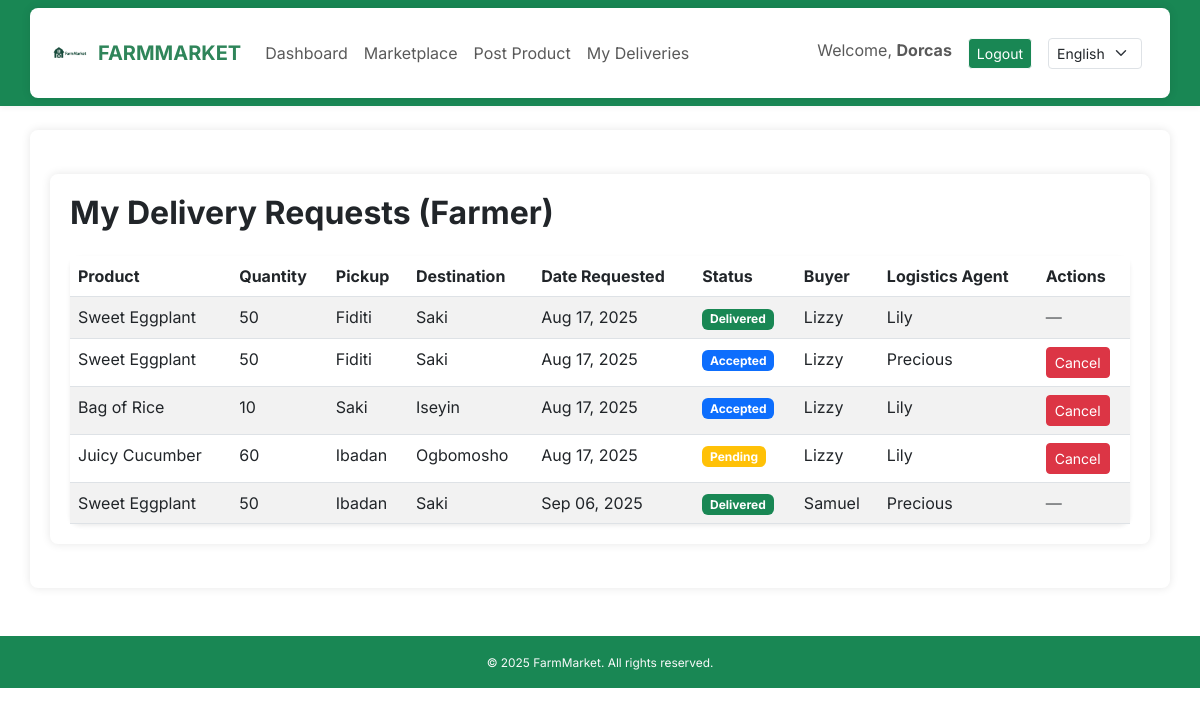
The page /delivery/my/ (signed in) on the database its author committed.
### core/models.py (models this page shows, shortened)
class DeliveryRequest(models.Model):
    STATUS_CHOICES = [
        ('pending', 'Pending'),
        ('accepted', 'Accepted'),
        ('in_transit', 'In Transit'),
        ('delivered', 'Delivered'),
        ('cancelled', 'Cancelled'),
    ]
    product = models.ForeignKey(Product, on_delete=models.CASCADE)
    buyer = models.ForeignKey(User, on_delete=models.SET_NULL, null=True, blank=True, related_name="buyer_delivery_requests")
    farmer = models.ForeignKey(User, on_delete=models.CASCADE, related_name="farmer_delivery_requests")
    logistics_agent = models.ForeignKey(User, on_delete=models.SET_NULL, null=True, blank=True, related_name='deliveries_handled')
    pickup_location = models.CharField(max_length=100)
    destination = models.CharField(max_length=100)
    status = models.CharField(max_length=20, choices=STATUS_CHOICES, default='pending')
    requested_for_group = models.BooleanField(default=False)
    date_requested = models.DateTimeField(auto_now_add=True)

class Product(models.Model):
    farmer = models.ForeignKey(User, on_delete=models.CASCADE)
    title = models.CharField(_("Title"), max_length=100)
    description = models.TextField(_("Description"))
    price = models.DecimalField(max_digits=10, decimal_places=2)
    quantity = models.PositiveIntegerField()
    city = models.CharField(max_length=100)
    state = models.CharField(max_length=100, default="Oyo State")
    category = models.CharField(max_length=20, choices=CROP_CHOICES, default='Tomato')
    image = models.ImageField(upload_to='product_images/', blank=True, null=True)
    date_posted = models.DateTimeField(auto_now_add=True)

### core/views.py (the view)
# urls.py: path('delivery/my/', views.my_delivery_requests, name='my_deliveries'),
@login_required
def my_delivery_requests(request):
    role = request.user.profile.role
    if role == 'farmer':
        deliveries = DeliveryRequest.objects.filter(farmer=request.user)
        title = "My Delivery Requests (Farmer)"
    elif role == 'buyer':
        deliveries = DeliveryRequest.objects.filter(buyer=request.user)
        title = "My Deliveries (Buyer)"
    elif role == 'logistics':
        deliveries = DeliveryRequest.objects.all()  # logistics sees all
        title = "All Deliveries (Logistics)"
    else:
        messages.error(request, "You do not have access to deliveries.")
        return redirect('home')
    return render(request, 'core/my_deliveries.html', {
        'deliveries': deliveries,
        'title': title,
        'role': role
    })

### core/context_processors.py (called while the page is built)
def language_code(request):
    return {
        'LANGUAGE_CODE': translation.get_language()
    }

### core/templates/core/my_deliveries.html (shortened to what this page needs)
{% extends 'core/base.html' %}
{% load i18n %}
{% block content %}
<div class="container my-4">
    <h2 class="mb-4 fw-bold">{% trans title %}</h2>
    <div class="card shadow-sm">
        <div class="card-body p-0">
            <div class="table-responsive">
                <table class="table table-striped mb-0">
                    <thead class="thead-dark">
                        <tr>
                            <th>{% trans "Product" %}</th>
                            <th>{% trans "Quantity" %}</th>
                            <th>{% trans "Pickup" %}</th>
                            <th>{% trans "Destination" %}</th>
                            <th>{% trans "Date Requested" %}</th>
                            <th>{% trans "Status" %}</th>
                            <th>
                                {% if role == 'farmer' %}
                                    {% trans "Buyer" %}
                                {% elif role == 'buyer' %}
                                    {% trans "Farmer" %}
                                {% else %}
                                    {% trans "Farmer / Buyer" %}
                                {% endif %}
                            </th>
                            <th>{% trans "Logistics Agent" %}</th>
                            <th>{% trans "Actions" %}</th>
                        </tr>
                    </thead>
                    <tbody>
                        {% for delivery in deliveries %}
                        <tr>
                            <td>{{ delivery.product.title }}</td>
                            <td>{{ delivery.product.quantity }}</td>
                            <td>{{ delivery.pickup_location }}</td>
                            <td>{{ delivery.destination }}</td>
                            <td>{{ delivery.date_requested|date:"M d, Y" }}</td>
                            <td>
                                <span class="badge
                                    {% if delivery.status == 'pending' %}bg-warning
                                    {% elif delivery.status == 'accepted' %}bg-primary
                                    {% elif delivery.status == 'in_transit' %}bg-info
                                    {% elif delivery.status == 'delivered' %}bg-success
                                    {% elif delivery.status == 'cancelled' %}bg-danger
                                    {% else %}bg-secondary
                                    {% endif %}">
                                    {{ delivery.status|capfirst }}
                                </span>
                            </td>
                            <td>
                                {% if role == 'farmer' %}
                                    {% if delivery.buyer %}
                                      {{ delivery.buyer.username }}
                                    {% else %}
                                        {% trans "Not Assigned" %}
                                    {% endif %}
                                {% elif role == 'buyer' %}
                                    {% if delivery.farmer %}
                                      {{ delivery.farmer.username }}
                                    {% else %}
                                        {% trans "Not Assigned" %}
                                    {% endif %}
                                {% endif %}
                            </td>
                            <td>
                                {% if delivery.logistics_agent %}
                                    {{ delivery.logistics_agent.username }}
                                {% else %}
                                    <span class="text-muted">{% trans "Not Assigned" %}</span>
                                {% endif %}
                            </td>
                            <td>
                                {% if role == 'farmer' and delivery.farmer == request.user and delivery.status != 'delivered' and delivery.status != 'cancelled' %}
                                    <a href="{% url 'update_delivery_status' delivery.id 'cancelled' %}" class="btn btn-sm btn-danger">{% trans "Cancel" %}</a>
                                {% elif role == 'buyer' and delivery.buyer == request.user and delivery.status != 'delivered' and delivery.status != 'cancelled' %}
                                    <a href="{% url 'update_delivery_status' delivery.id 'cancelled' %}" class="btn btn-sm btn-danger">{% trans "Cancel" %}</a>
                                {% else %}
                                    <span class="text-muted">—</span>
                                {% endif %}
                            </td>
                        </tr>
                        {% empty %}
                        <tr>
                            <td colspan="7" class="text-center text-muted">{% trans "You haven't made any delivery requests yet." %}</td>
                        </tr>
                        {% endfor %}
                    </tbody>
                </table>
            </div>
        </div>
    </div>
</div>
{% endblock %}

### core/templates/core/base.html (shortened to what this page needs)
{% load static %}
{% load i18n %}
<!DOCTYPE html>
<html lang="en">
<head>
  <link href="https://cdn.jsdelivr.net/npm/bootstrap@5.3.0/dist/css/bootstrap.min.css" rel="stylesheet" />
  <link rel="stylesheet" href="https://cdn.jsdelivr.net/npm/bootstrap-icons@1.11.3/font/bootstrap-icons.css">
  <link rel="stylesheet" href="{% static 'core/styles.css' %}" />
</head>
<body>
<header>
<nav class="navbar navbar-expand-lg custom-green">
    <div class="container">
        <a class="navbar-brand fw-bold d-flex align-items-center" href="{% url 'home' %}">
            <img src="{% static 'core/images/logo.png' %}" alt="Logo" width="40" height="40" class="me-2">
            <span class="fw-bold">FARMMARKET</span>
        </a>
        <div class="collapse navbar-collapse" id="navbarNav">
            <ul class="navbar-nav me-auto">
                {% if user.is_authenticated %}
                    {% if user.profile.role == 'logistics' %}
                        <li class="nav-item"><a class="nav-link" href="{% url 'logistics_dashboard' %}">{% trans "Dashboard" %}</a></li>
                        <li class="nav-item"><a class="nav-link" href="{% url 'my_deliveries' %}">{% trans "My Deliveries" %}</a></li>
                        <li class="nav-item"><a class="nav-link" href="{% url 'pending_deliveries' %}">{% trans "Pending Deliveries" %}</a></li>
                        <li class="nav-item"><a class="nav-link" href="{% url 'inbox' %}">{% trans "Messages" %}</a></li>
                    {% elif user.profile.role == 'farmer' %}
                        <li class="nav-item"><a class="nav-link" href="{% url 'farmer_dashboard' %}">{% trans "Dashboard" %}</a></li>
                        <li class="nav-item"><a class="nav-link" href="{% url 'product_list' %}">{% trans "Marketplace" %}</a></li>
                        <li class="nav-item"><a class="nav-link" href="{% url 'product_create' %}">{% trans "Post Product" %}</a></li>
                        <li class="nav-item"><a class="nav-link" href="{% url 'my_deliveries' %}">{% trans "My Deliveries" %}</a></li>
                    {% else %}
                        <li class="nav-item"><a class="nav-link" href="{% url 'home' %}">{% trans "Home" %}</a></li>
                    {% endif %}
                {% else %}
                    <li class="nav-item"><a class="nav-link" href="{% url 'login' %}">{% trans "Login" %}</a></li>
                    <li class="nav-item"><a class="nav-link" href="{% url 'register' %}">{% trans "Register" %}</a></li>
                {% endif %}
            </ul>
            {% if user.is_authenticated %}
                <ul class="navbar-nav">
                    <li class="nav-item me-3">
                        <span class="navbar-text">
                            {% trans "Welcome" %}, <strong>{{ user.username }}</strong>
                        </span>
                    </li>
                    <li class="nav-item">
                        <a class="btn btn-success btn-sm border-light" href="{% url 'logout' %}">{% trans "Logout" %}</a>
                    </li>
                </ul>
            {% endif %}
            <form action="{% url 'set_language' %}" method="post" class="d-flex align-items-center ms-3">
                <select name="language" class="form-select form-select-sm me-2" onchange="this.form.submit()">
                    <option value="en" {% if LANGUAGE_CODE == 'en' %}selected{% endif %}>English</option>
                </select>
            </form>
        </div>
    </div>
</nav>
</header>
  <main class="container mt-4">
    {% block content %}{% endblock %}
  </main>
  <footer class="text-center mt-5 mb-3 text-light custom-green p-3">
    <small>&copy; 2025 FarmMarket. {% trans "All rights reserved." %}</small>
</footer>
</body>
</html>

### static/core/styles.css (style rules this page uses)
body { background-color: white; font-family: 'Inter', sans-serif; }
.custom-green { background-color: #198754; }
.navbar-brand { font-weight: bold; color: #2c3e50 !important; }
.navbar { box-shadow: 0 2px 6px rgba(0,0,0,0.05); }
.navbar-brand span { font-weight: 700; color: #2f855a; }
.container { background-color: #fff; padding: 20px; border-radius: 8px; box-shadow: 0 0 10px rgba(0,0,0,0.1); }
.card { border: none; border-radius: 10px; transition: transform 0.2s ease-in-out; }
footer.custom-green { font-size: 0.85rem; color: #fff; }

### rows shown on the page
DeliveryRequest: product "Sweet Eggplant", product.quantity "50", pickup_location "Fiditi", destination "Saki", date_requested "Aug 17, 2025", status "Delivered", buyer.username "Lizzy", logistics_agent.username "Lily"
DeliveryRequest: product "Sweet Eggplant", product.quantity "50", pickup_location "Fiditi", destination "Saki", date_requested "Aug 17, 2025", status "Accepted", buyer.username "Lizzy", logistics_agent.username "Precious"
DeliveryRequest: product "Bag of Rice", product.quantity "10", pickup_location "Saki", destination "Iseyin", date_requested "Aug 17, 2025", status "Accepted", buyer.username "Lizzy", logistics_agent.username "Lily"
DeliveryRequest: product "Juicy Cucumber", product.quantity "60", pickup_location "Ibadan", destination "Ogbomosho", date_requested "Aug 17, 2025", status "Pending", buyer.username "Lizzy", logistics_agent.username "Lily"
DeliveryRequest: product "Sweet Eggplant", product.quantity "50", pickup_location "Ibadan", destination "Saki", date_requested "Sep 06, 2025", status "Delivered", buyer.username "Samuel", logistics_agent.username "Precious"

### other values the page prints
{{ user.username }} "Dorcas"
